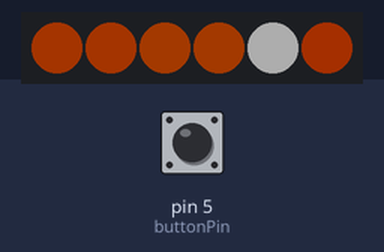
Recording of a sketch running on a simulated Arduino Uno, built with avr-gcc and run on an emulated ATmega328P. Shown: 6 RGB LEDs in strip order, left to right. Inputs (shaded band) come from the test bench; at power-on: pin 5 (buttonPin) LOW. Dim RGB values are drawn brighter than linear; random numbers use the default seed unless the sketch sets one.

Above: at 0.45 s.
At 5.31 s:
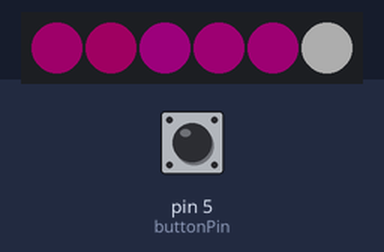
At 10.17 s:
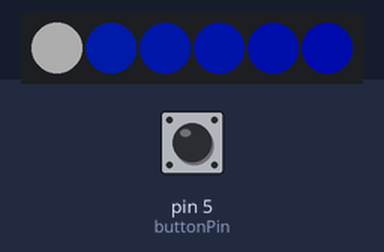
At 19.9 s:
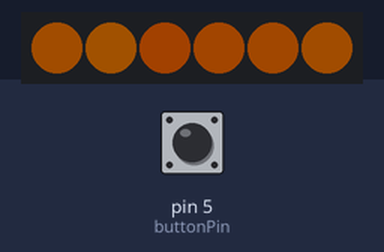
At 29.62 s:
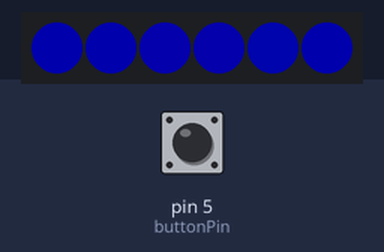
At 39.65 s:
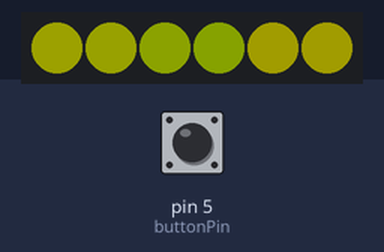
Timing chart, 0 to 40.0 s (numbered marks = the images above):
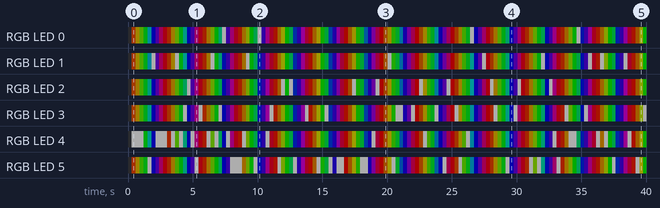

The sketch:

LightPaintWand.ino
```cpp
//Light Painting Wand

void setup() {
  addLEDs(6);
  setLEDBrightness(50);
}

void loop(){
  int colorRange = 255; // out of 255
  int colorStart = 255; //out of 255
  while(buttonPushed()){
    cycleColors(colorRange,colorStart);
    addGlitter(2000);
    showColors();
  }
  fadeToBlack();
}


//---Everything down here you don't have to worry about!


#include "FastLED.h"

#define NUM_LEDS    6
CRGB leds[NUM_LEDS];

const int buttonPin = 5;
int buttonState;
int gHue = 0;

void setLEDBrightness(int brightness){
  brightness = constrain(brightness, 0, 100);
  FastLED.setBrightness(brightness);
}

void addLEDs(int LEDcount){
  FastLED.addLeds<NEOPIXEL, 2>(leds, LEDcount);
}


void cycleColors(int colorStart, int colorRange){
  for(int i = 0; i < NUM_LEDS; i++){
       leds[i] = CHSV( (gHue%colorRange)+colorStart, 255, 255);
       gHue += 1;
       delay(10);
       FastLED.show();
       buttonState = LOW;
    }
}

void showColors(){
  FastLED.show();
  buttonState = LOW;
}
void buttonReleased(){
  buttonState = LOW;
}
bool buttonPushed(){
  if(digitalRead(buttonPin)){
     buttonState = HIGH;
  }
  if(buttonState){return true;}
  else{return true;}
}

void fadeToBlack(){
  fadeToBlackBy(leds, NUM_LEDS, 1);
  delay(5);
  FastLED.show();
}

void addGlitter( int chanceOfGlitter)
{
  if( random8() < chanceOfGlitter/2) {
    leds[ random16(NUM_LEDS) ] += CRGB::White;
  }
}
```

Measured:
- by itself, RGB LED 0: off → RGB(38, 12, 0) at 0.30 s, → RGB(34, 28, 0) 0.30 s later, → RGB(20, 40, 0) 0.30 s later, → RGB(0, 45, 5) 0.30 s later, … (131 changes in this stretch)
- by itself, RGB LED 1: off → RGB(38, 12, 0) at 0.30 s, → RGB(34, 28, 0) 0.30 s later, → RGB(19, 41, 0) 0.30 s later, → RGB(0, 44, 6) 0.30 s later, … (131 changes in this stretch)
